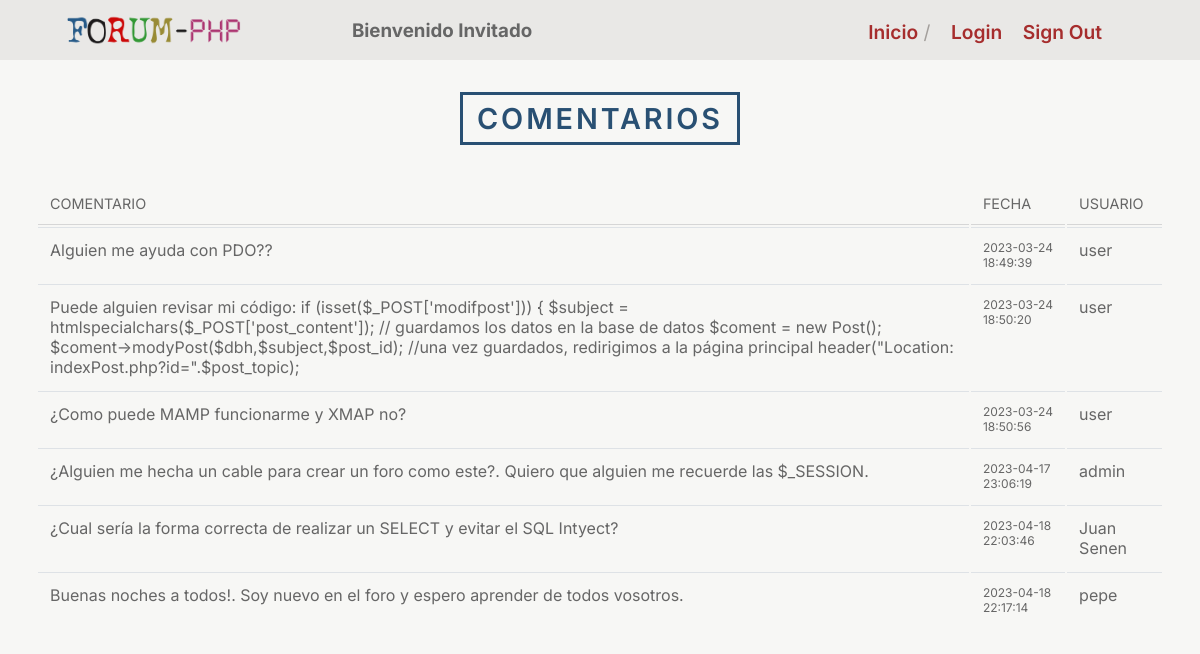
Before: /indexPost.php?id=4 with the older database file.
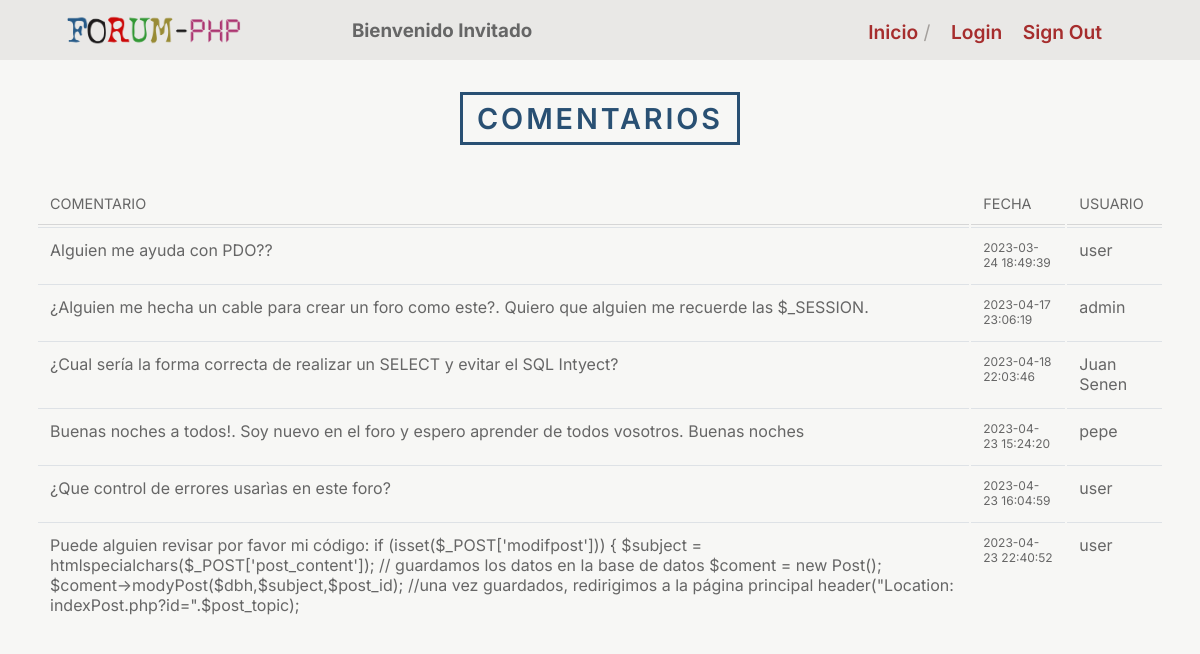
After: the same page with the newer database file.
### tables this page shows
CREATE TABLE `posts` (
  `post_id` int(8) NOT NULL,
  `post_content` text NOT NULL,
  `post_date` datetime NOT NULL DEFAULT CURRENT_TIMESTAMP ON UPDATE CURRENT_TIMESTAMP,
  `post_topic` int(8) NOT NULL,
  `post_by` int(8) NOT NULL
);

CREATE TABLE `users` (
  `user_id` int(8) NOT NULL,
  `user_name` varchar(20) NOT NULL,
  `user_mail` varchar(50) NOT NULL,
  `user_password` varchar(255) NOT NULL,
  `user_level` int(2) NOT NULL DEFAULT '1'
);

### controller/post_controller.php (called while the page is built, shortened)
<?php
require_once('./domain/Conecction.php');
require_once('./domain/Post.php');
function iniPost($topic_id)
{
  $conection = new Conecction();
  $dbh = $conection->getConection();
  include('view/header_view.php');
  $post = new Post();
  $comentarios = $post->getPosts($dbh, $topic_id);
  include('model/listpost_model.php');
  listPost($dbh, $comentarios, $topic_id);
}
?>

### domain/Post.php (called while the page is built, shortened)
<?php
class Post
{
  public function getPosts($dbh,$topic_id){
      try{
        $stmt = $dbh->prepare("SELECT post_id, post_content, post_date, post_by FROM posts WHERE post_topic = :id ORDER BY post_date ASC" );
        $stmt->bindParam(":id", $topic_id, PDO::PARAM_INT);
        $stmt->execute();
        $comentarios = $stmt->fetchAll(PDO::FETCH_ASSOC);
        return $comentarios;
      } catch (PDOException $e) {
        echo "ERROR: " . $e->getMessage();
        redirect('errorpagePDO_view.php');
    }
  }
}
?>

### view/MemberPost_view.php (the view, shortened to what this page needs)
<?php
require_once('./model/searchUser_model.php');
?>
<tr>
  <td>
    <?= $post['post_content'] ?>
  </td>
  <td style="font-size:75%;">
    <?= $date = $post['post_date']; ?>
  </td>
  <td>
    <?= searchUser($post['post_by'], $dbh); ?>
  </td>
</tr>

### indexPost.php (shortened to what this page needs)
<?php
$id = filter_input(INPUT_GET, 'id', FILTER_VALIDATE_INT);
$action = DEFAULT_ACTION;
if (is_callable($action))
  $action($id);
else
  die("La accion requerida no existe 404 not found");

### view/header_view.php (shortened to what this page needs)
<!DOCTYPE html>
<html lang="en-US">
<head>
  <link rel="stylesheet" type="text/css" href="css/styles.css">
  <link href="https://unicons.iconscout.com/release/v4.0.0/css/line.css" rel="stylesheet">
</head>
<body>
  <header>
    <div class="container">
      <div class="logo">
        <a href="index.php"><img src="img/logo.png" alt="logo"></a>
      </div>
      <div>
        <h3>Bienvenido
          <?php
          echo '       ' . $_SESSION['user_name'];
          ?>
        </h3>
      </div>
      <nav>
        <ul id="menu">
          <li><a href="indexCategory.php" class="on" aria-current="page">Inicio</a></li>
          <li><a href="indexLogin.php" class="on" aria-current="page">Login</a></li>
          <li><a href="indexLoginOut.php" class="on" aria-current="page">Sign Out</a></li>
        </ul>
      </nav>
    </div>
  </header>

### model/listpost_model.php (shortened to what this page needs)
<?php
function listPost($dbh, $comentarios, $topic_id)
{
  ?>
  <main class="container">
    <section class="header">
      <h1>Comentarios</h1>
    </section>
    <table>
      <tr>
        <th>Comentario</th>
        <th>Fecha</th>
        <th>Usuario</th>
        <?php
        foreach ($comentarios as $post) {
          include('./view/MemberPost_view.php');
        }
        ?>
  </main>
  <?php
}

### model/searchUser_model.php
<?php
function searchUser($id, $dbh)
{
  try {
    $stmt = $dbh->prepare("SELECT user_name FROM users WHERE user_id = :id");
    $stmt->bindParam(":id", $id, PDO::PARAM_INT);
    $stmt->execute();
    $users = $stmt->fetchAll(PDO::FETCH_ASSOC);
    $row = $stmt->rowCount();
    if ($row > 0)
    {
      foreach ($users as $username) {
        $name = $username['user_name'];
        echo $name;
      }
    } else {
      echo '';
    }
  } catch (PDOException $e) {
    echo "ERROR: " . $e->getMessage();
  }
}

### css/styles.css (style rules this page uses)
* { box-sizing: border-box; }
body { margin: 0; color: #666; background-color: #f7f7f5; }
a { color: #666; }
a:hover, a.on, p.credit a:hover { color: #a62d2d; }
body { font-family: 'Inter', 'Arial', sans-serif; font-size: 100%; }
a { text-decoration: none; }
h1 { font-size: 1.8em; }
h1, h2 { font-weight: 600; margin: 0 0 0.14em 0; }
nav li { font-weight: 600; line-height: 0.8em; }
header { background: #e9e8e6; min-height: 50px; margin-bottom: 2em; }
header > div.container { align-items: center; }
header div.logo { line-height: 0.5em; margin-bottom: 0; }
header div.logo img { max-width: 360px; max-height: 50px; margin: 5px 0px; }
header nav ul { padding: .5rem 0 0.1rem 0; padding-left: 20rem; margin: 0; clear: left; }
header nav li { list-style-type: none; display: inline-block; padding-right: .2rem; }
header nav a { padding-left: 1rem; }
@media (min-width: 760px) { header > div.container { display: flex; } }
@media (min-width: 760px) { header .logo { flex: 1; } }
@media (min-width: 760px) { header nav { flex: 2; } }
@media (min-width: 760px) { header div.logo img { max-width: 93%; max-height: 75px; } }
@media (min-width: 760px) { header nav li { padding-right: 0; font-size: 1.2em; } }
@media (min-width: 760px) { header nav li::after { content: " / "; font-weight: normal; color: #a39f9c; } }
@media (min-width: 760px) { header nav li:last-child::after, header nav li:nth-last-child(2)::after { content: ""; } }
.container { margin: 0 auto 0 auto; max-width: 94%; }
.header { text-align: center; margin-bottom: 2em; text-transform: uppercase; }
.header h1 { color: #295073; border: 3px solid #295073; letter-spacing: 0.1em; display: inline-block; padding: .2em .5em; }
table { width: 100%; margin-top: 2rem; table-layout: auto; background-color: transparent; border-collapse: separate; }
th { text-align: left; text-transform: uppercase; font-size: 0.9rem; font-weight: normal; border-bottom: 1px solid #d6d6d6; padding: .75rem; vertical-align: top; }
td { padding: .75rem; vertical-align: top; border-top: 1px solid #dee2e6; }

Changed rows visible on the page:
removed posts: post_content "¿Como puede MAMP funcionarme y XMAP no?", post_date "2023-03-24 18:50:56", users (user_name "user")
changed posts: post_content "Buenas noches a todos!. Soy nuevo en el foro y espero aprender de todos vosotros." → "Buenas noches a todos!. Soy nuevo en el foro y espero aprender de todos vosotros. Buenas noches"; post_date "2023-04-18 22:17:14" → "2023-04-23 15:24:20"
added posts: post_content "¿Que control de errores usarìas en este foro?", post_date "2023-04-23 16:04:59", users (user_name "user")
changed posts: post_content "Puede alguien revisar mi código: if (isset($_POST['modifpost']))…" → "Puede alguien revisar por favor mi código: if (isset($_POST['modifpost']))…"; post_date "2023-03-24 18:50:20" → "2023-04-23 22:40:52"; moves down the list
